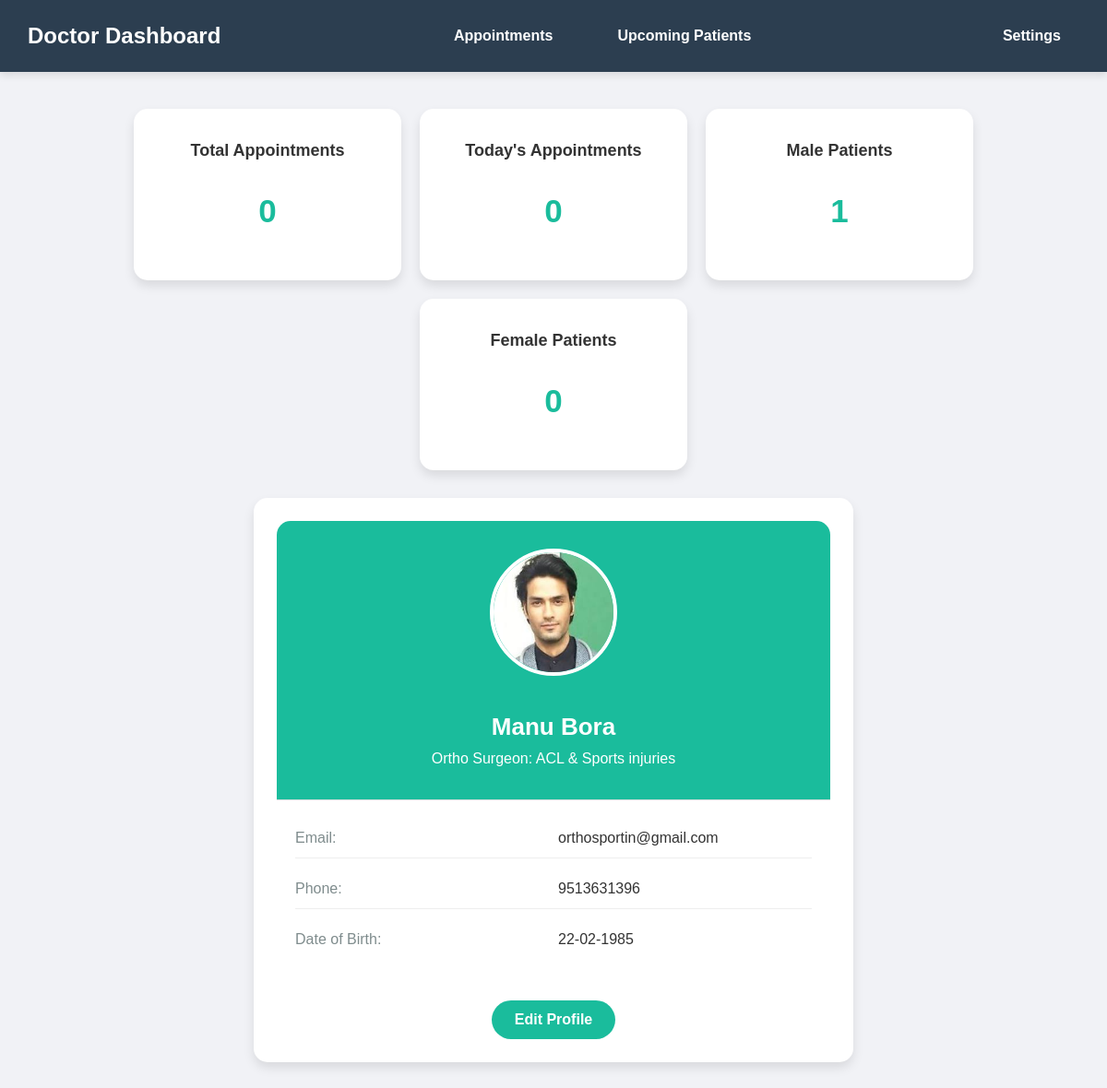
Screenshot of /drdash.php (signed in) with the database file from the repository.
### tables this page shows
CREATE TABLE `doctor` (
  `Doctor_Id` int(4) NOT NULL,
  `Doctor_password` varchar(64) DEFAULT NULL,
  `Doctor_FirstName` varchar(50) DEFAULT NULL,
  `Doctor_LastName` varchar(50) DEFAULT NULL,
  `Doctor_Address` varchar(255) DEFAULT NULL,
  `Doctor_specialities` varchar(255) DEFAULT NULL,
  `Doctor_Phone` varchar(15) DEFAULT NULL,
  `Doctor_Email` varchar(256) DEFAULT NULL,
  `Doctor_DOB` date DEFAULT NULL
);

### drdash.php (the view, shortened to what this page needs)
<?php
include_once('db.php');
$doctorId = $_SESSION['Doctor_Id'];
$totalAppointmentsQuery = "SELECT COUNT(*) as total FROM appointments";
$resultTotalAppointments = mysqli_query($conn, $totalAppointmentsQuery);
$totalAppointments = $resultTotalAppointments ? mysqli_fetch_assoc($resultTotalAppointments)['total'] : 0;
$todayDate = date('Y-m-d');
$todayAppointmentsQuery = "SELECT COUNT(*) as today FROM appointments WHERE appointment_date = '$todayDate'";
$resultTodayAppointments = mysqli_query($conn, $todayAppointmentsQuery);
$todayAppointments = $resultTodayAppointments ? mysqli_fetch_assoc($resultTodayAppointments)['today'] : 0;
$malePatientsQuery = "SELECT COUNT(*) as male FROM patients WHERE Patient_Gender = 'Male'";
$resultMalePatients = mysqli_query($conn, $malePatientsQuery);
$malePatients = $resultMalePatients ? mysqli_fetch_assoc($resultMalePatients)['male'] : 0;
$femalePatientsQuery = "SELECT COUNT(*) as female FROM patients WHERE Patient_Gender = 'Female'";
$resultFemalePatients = mysqli_query($conn, $femalePatientsQuery);
$femalePatients = $resultFemalePatients ? mysqli_fetch_assoc($resultFemalePatients)['female'] : 0;
$doctorDetailsQuery = "SELECT * FROM doctor WHERE Doctor_Id = $doctorId";
$resultDoctorDetails = mysqli_query($conn, $doctorDetailsQuery);
if ($resultDoctorDetails && mysqli_num_rows($resultDoctorDetails) > 0) {
    $doctorDetails = mysqli_fetch_assoc($resultDoctorDetails);
}
$profileImage = !empty($doctorDetails['profile_img']) ? $doctorDetails['profile_img'] : 'img/dr.jpeg';
?>
<!DOCTYPE html>
<html lang="en">
<head>
    <link rel="stylesheet" href="https://cdnjs.cloudflare.com/ajax/libs/font-awesome/6.7.1/css/all.min.css" />
</head>
<body>
<header class="navbar">
    <div class="logo">Doctor Dashboard</div>
    <nav class="nav-links">
        <a href="dpl.php">Appointments</a>
        <a href="dnoti.php">Upcoming Patients</a>
    </nav>
    <div class="dropdown">
        <button class="dropdown-btn">Settings </button>
    </div>
</header>
<main class="content">
    <div class="card-container">
        <div class="card">
            <h2>Total Appointments</h2>
            <p><?= $totalAppointments ?></p>
        </div>
        <div class="card">
            <h2>Today's Appointments</h2>
            <p><?= $todayAppointments ?></p>
        </div>
        <div class="card">
            <h2>Male Patients</h2>
            <p><?= $malePatients ?></p>
        </div>
        <div class="card">
            <h2>Female Patients</h2>
            <p><?= $femalePatients ?></p>
        </div>
    </div>
    <div class="profile-card">
        <div class="profile-card-header">
            <img src="<?= $profileImage ?>" alt="Doctor's Profile Image">
            <h2><?= htmlspecialchars($doctorDetails['Doctor_FirstName'] . ' ' . $doctorDetails['Doctor_LastName']) ?></h2>
            <p><?= htmlspecialchars($doctorDetails['Doctor_specialities']) ?></p>
        </div>
        <div class="profile-card-body">
            <ul>
                <li><span>Email:</span> <div><?= htmlspecialchars($doctorDetails['Doctor_Email']) ?></div></li>
                <li><span>Phone:</span> <div><?= htmlspecialchars($doctorDetails['Doctor_Phone']) ?></div></li>
                <li><span>Date of Birth:</span> <div><?= date('d-m-Y', strtotime($doctorDetails['Doctor_DOB'])) ?></div>
                </li>
            </ul>
        </div>
        <a href="dedit.php" class="edit-button">Edit Profile</a>
    </div>
</main>
</body>
</html>

### drdash.php (style rules this page uses)
body { margin: 0; font-family: 'Poppins', sans-serif; background-color: #f1f2f6; color: #333; }
.navbar { display: flex; justify-content: space-between; align-items: center; background-color: #2C3E50; padding: 18px 30px; color: #fff; box-shadow: 0 4px 8px rgba(0, 0, 0, 0.1); }
.navbar .logo { font-size: 24px; font-weight: 700; }
.navbar .nav-links { display: flex; gap: 30px; }
.navbar .nav-links a { color: #fff; text-decoration: none; font-size: 16px; font-weight: 600; padding: 12px 20px; border-radius: 30px; transition: background-color 0.3s ease, transform 0.3s ease; }
.navbar .dropdown { position: relative; }
.navbar .dropdown-btn { background: none; border: none; color: #fff; font-size: 16px; cursor: pointer; font-weight: 600; padding: 12px 20px; transition: background-color 0.3s ease; }
.content { margin: 40px auto; display: flex; flex-direction: column; align-items: center; gap: 30px; }
.card-container { display: flex; gap: 20px; justify-content: center; flex-wrap: wrap; }
.card { background-color: #fff; border-radius: 15px; box-shadow: 0 6px 12px rgba(0, 0, 0, 0.1); padding: 20px; width: 250px; text-align: center; transition: all 0.3s ease; }
.card h2 { font-size: 18px; font-weight: 600; margin-bottom: 10px; }
.card p { color: #1abc9c; font-size: 35px; font-weight: 700; }
.profile-card { background-color: #fff; border-radius: 15px; box-shadow: 0 6px 12px rgba(0, 0, 0, 0.1); width: 100%; max-width: 600px; transition: all 0.3s ease; text-align: center; padding: 25px; }
.profile-card-header { background-color: #1abc9c; padding: 30px; color: #fff; border-radius: 15px 15px 0 0; border-bottom: 1px solid #ddd; }
.profile-card-header img { width: 130px; height: 130px; border-radius: 50%; border: 4px solid #fff; margin-bottom: 15px; }
.profile-card-header h2 { font-size: 26px; font-weight: 700; margin-bottom: 10px; }
.profile-card-header p { font-size: 16px; font-weight: 300; margin: 5px 0; }
.profile-card-body { padding: 20px; }
.profile-card-body ul { list-style: none; padding: 0; margin: 0; font-size: 16px; font-weight: 500; display: grid; gap: 12px; }
.profile-card-body ul li { display: grid; grid-template-columns: 1fr 1fr; gap: 10px; padding: 12px 0; border-bottom: 1px solid #eee; }
.profile-card-body ul li span { text-align: left; font-weight: 300; color: #7f8c8d; }
.profile-card-body ul li div { justify-self: left; font-weight: 500; }
.profile-card-body ul li:last-child { border-bottom: none; }
.edit-button { margin-top: 25px; display: inline-block; background-color: #1abc9c; color: #fff; padding: 12px 25px; border-radius: 25px; font-size: 16px; font-weight: 600; text-decoration: none; transition: background-color 0.3s ease; }

### rows the page displays
doctor: Doctor_FirstName+Doctor_LastName "Manu Bora", Doctor_specialities "Ortho Surgeon: ACL & Sports injuries", Doctor_Email "orthosportin@gmail.com", Doctor_Phone "9513631396", Doctor_DOB "22-02-1985"

### other values shown
$totalAppointments "0"
$todayAppointments "0"
$malePatients "1"
$femalePatients "0"
